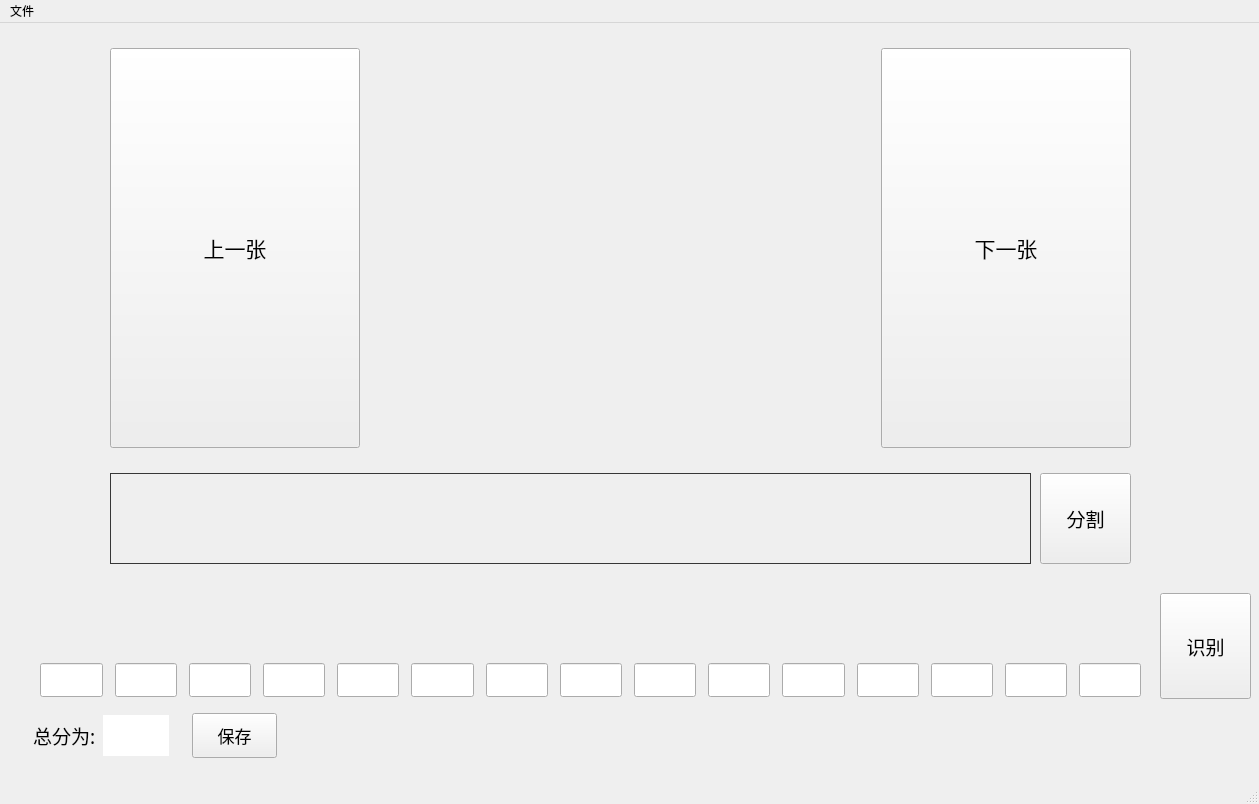
<?xml version="1.0" encoding="UTF-8"?>
<ui version="4.0">
 <class>mainWindow</class>
 <widget class="QMainWindow" name="mainWindow">
  <property name="geometry">
   <rect>
    <x>0</x>
    <y>0</y>
    <width>1259</width>
    <height>804</height>
   </rect>
  </property>
  <property name="windowTitle">
   <string>试卷分数识别器</string>
  </property>
  <property name="autoFillBackground">
   <bool>false</bool>
  </property>
  <property name="styleSheet">
   <string notr="true">background-color</string>
  </property>
  <property name="animated">
   <bool>false</bool>
  </property>
  <widget class="QWidget" name="centralwidget">
   <widget class="QPushButton" name="cutButton">
    <property name="geometry">
     <rect>
      <x>1040</x>
      <y>450</y>
      <width>91</width>
      <height>91</height>
     </rect>
    </property>
    <property name="minimumSize">
     <size>
      <width>0</width>
      <height>70</height>
     </size>
    </property>
    <property name="font">
     <font>
      <family>等线</family>
      <pointsize>14</pointsize>
      <weight>50</weight>
      <bold>false</bold>
     </font>
    </property>
    <property name="styleSheet">
     <string notr="true"/>
    </property>
    <property name="text">
     <string>分割</string>
    </property>
   </widget>
   <widget class="QPushButton" name="recoCutButton">
    <property name="geometry">
     <rect>
      <x>1160</x>
      <y>570</y>
      <width>91</width>
      <height>106</height>
     </rect>
    </property>
    <property name="minimumSize">
     <size>
      <width>0</width>
      <height>70</height>
     </size>
    </property>
    <property name="maximumSize">
     <size>
      <width>16777215</width>
      <height>125</height>
     </size>
    </property>
    <property name="font">
     <font>
      <family>等线</family>
      <pointsize>14</pointsize>
     </font>
    </property>
    <property name="text">
     <string>识别</string>
    </property>
   </widget>
   <widget class="QLabel" name="examCutPic">
    <property name="geometry">
     <rect>
      <x>110</x>
      <y>450</y>
      <width>921</width>
      <height>91</height>
     </rect>
    </property>
    <property name="styleSheet">
     <string notr="true">QLabel{  
    border: 1px solid #C0C0C0;  
	border-color: rgb(55, 55, 55);

    border-style: solid;  
    border-radius:0px;  
    width: 100px;  
    height:20px;  
    padding:0 0px;  
} </string>
    </property>
    <property name="text">
     <string/>
    </property>
    <property name="scaledContents">
     <bool>true</bool>
    </property>
   </widget>
   <widget class="QWidget" name="layoutWidget">
    <property name="geometry">
     <rect>
      <x>30</x>
      <y>630</y>
      <width>1121</width>
      <height>54</height>
     </rect>
    </property>
    <layout class="QGridLayout" name="gridLayout_2">
     <property name="leftMargin">
      <number>10</number>
     </property>
     <property name="topMargin">
      <number>10</number>
     </property>
     <property name="rightMargin">
      <number>10</number>
     </property>
     <property name="bottomMargin">
      <number>10</number>
     </property>
     <property name="horizontalSpacing">
      <number>12</number>
     </property>
     <property name="verticalSpacing">
      <number>20</number>
     </property>
     <item row="0" column="9">
      <widget class="QLineEdit" name="sc9">
       <property name="font">
        <font>
         <family>Microsoft YaHei</family>
         <pointsize>16</pointsize>
        </font>
       </property>
      </widget>
     </item>
     <item row="0" column="2">
      <widget class="QLineEdit" name="sc2">
       <property name="font">
        <font>
         <family>Microsoft YaHei</family>
         <pointsize>16</pointsize>
        </font>
       </property>
      </widget>
     </item>
     <item row="0" column="3">
      <widget class="QLineEdit" name="sc3">
       <property name="font">
        <font>
         <family>Microsoft YaHei</family>
         <pointsize>16</pointsize>
        </font>
       </property>
      </widget>
     </item>
     <item row="0" column="12">
      <widget class="QLineEdit" name="sc12">
       <property name="font">
        <font>
         <family>Microsoft YaHei</family>
         <pointsize>16</pointsize>
        </font>
       </property>
      </widget>
     </item>
     <item row="0" column="1">
      <widget class="QLineEdit" name="sc1">
       <property name="font">
        <font>
         <family>Microsoft YaHei</family>
         <pointsize>16</pointsize>
        </font>
       </property>
      </widget>
     </item>
     <item row="0" column="10">
      <widget class="QLineEdit" name="sc10">
       <property name="font">
        <font>
         <family>Microsoft YaHei</family>
         <pointsize>16</pointsize>
        </font>
       </property>
      </widget>
     </item>
     <item row="0" column="8">
      <widget class="QLineEdit" name="sc8">
       <property name="font">
        <font>
         <family>Microsoft YaHei</family>
         <pointsize>16</pointsize>
        </font>
       </property>
      </widget>
     </item>
     <item row="0" column="7">
      <widget class="QLineEdit" name="sc7">
       <property name="font">
        <font>
         <family>Microsoft YaHei</family>
         <pointsize>16</pointsize>
        </font>
       </property>
      </widget>
     </item>
     <item row="0" column="5">
      <widget class="QLineEdit" name="sc5">
       <property name="font">
        <font>
         <family>Microsoft YaHei</family>
         <pointsize>16</pointsize>
        </font>
       </property>
      </widget>
     </item>
     <item row="0" column="13">
      <widget class="QLineEdit" name="sc13">
       <property name="font">
        <font>
         <family>Microsoft YaHei</family>
         <pointsize>16</pointsize>
        </font>
       </property>
      </widget>
     </item>
     <item row="0" column="4">
      <widget class="QLineEdit" name="sc4">
       <property name="font">
        <font>
         <family>Microsoft YaHei</family>
         <pointsize>16</pointsize>
        </font>
       </property>
      </widget>
     </item>
     <item row="0" column="0">
      <widget class="QLineEdit" name="sc0">
       <property name="font">
        <font>
         <family>Microsoft YaHei</family>
         <pointsize>16</pointsize>
        </font>
       </property>
      </widget>
     </item>
     <item row="0" column="6">
      <widget class="QLineEdit" name="sc6">
       <property name="font">
        <font>
         <family>Microsoft YaHei</family>
         <pointsize>16</pointsize>
        </font>
       </property>
      </widget>
     </item>
     <item row="0" column="11">
      <widget class="QLineEdit" name="sc11">
       <property name="font">
        <font>
         <family>Microsoft YaHei</family>
         <pointsize>16</pointsize>
        </font>
       </property>
      </widget>
     </item>
     <item row="0" column="14">
      <widget class="QLineEdit" name="sc14">
       <property name="font">
        <font>
         <family>Microsoft YaHei</family>
         <pointsize>16</pointsize>
        </font>
       </property>
      </widget>
     </item>
    </layout>
   </widget>
   <widget class="QWidget" name="layoutWidget">
    <property name="geometry">
     <rect>
      <x>30</x>
      <y>564</y>
      <width>1121</width>
      <height>65</height>
     </rect>
    </property>
    <layout class="QGridLayout" name="gridLayout">
     <property name="sizeConstraint">
      <enum>QLayout::SetDefaultConstraint</enum>
     </property>
     <property name="leftMargin">
      <number>10</number>
     </property>
     <property name="topMargin">
      <number>10</number>
     </property>
     <property name="rightMargin">
      <number>10</number>
     </property>
     <property name="bottomMargin">
      <number>10</number>
     </property>
     <property name="horizontalSpacing">
      <number>12</number>
     </property>
     <property name="verticalSpacing">
      <number>20</number>
     </property>
     <item row="0" column="10">
      <widget class="QLabel" name="pic10">
       <property name="sizePolicy">
        <sizepolicy hsizetype="Preferred" vsizetype="Preferred">
         <horstretch>0</horstretch>
         <verstretch>0</verstretch>
        </sizepolicy>
       </property>
       <property name="minimumSize">
        <size>
         <width>0</width>
         <height>0</height>
        </size>
       </property>
       <property name="maximumSize">
        <size>
         <width>70</width>
         <height>45</height>
        </size>
       </property>
       <property name="text">
        <string/>
       </property>
       <property name="pixmap">
        <pixmap resource="apprcc.qrc">:/pic/pic/ph_white.png</pixmap>
       </property>
       <property name="scaledContents">
        <bool>true</bool>
       </property>
      </widget>
     </item>
     <item row="0" column="9">
      <widget class="QLabel" name="pic9">
       <property name="sizePolicy">
        <sizepolicy hsizetype="Preferred" vsizetype="Preferred">
         <horstretch>0</horstretch>
         <verstretch>0</verstretch>
        </sizepolicy>
       </property>
       <property name="minimumSize">
        <size>
         <width>0</width>
         <height>0</height>
        </size>
       </property>
       <property name="maximumSize">
        <size>
         <width>70</width>
         <height>45</height>
        </size>
       </property>
       <property name="text">
        <string/>
       </property>
       <property name="pixmap">
        <pixmap resource="apprcc.qrc">:/pic/pic/ph_white.png</pixmap>
       </property>
       <property name="scaledContents">
        <bool>true</bool>
       </property>
      </widget>
     </item>
     <item row="0" column="4">
      <widget class="QLabel" name="pic4">
       <property name="sizePolicy">
        <sizepolicy hsizetype="Preferred" vsizetype="Preferred">
         <horstretch>0</horstretch>
         <verstretch>0</verstretch>
        </sizepolicy>
       </property>
       <property name="minimumSize">
        <size>
         <width>0</width>
         <height>0</height>
        </size>
       </property>
       <property name="maximumSize">
        <size>
         <width>70</width>
         <height>45</height>
        </size>
       </property>
       <property name="text">
        <string/>
       </property>
       <property name="pixmap">
        <pixmap resource="apprcc.qrc">:/pic/pic/ph_white.png</pixmap>
       </property>
       <property name="scaledContents">
        <bool>true</bool>
       </property>
      </widget>
     </item>
     <item row="0" column="0">
      <widget class="QLabel" name="pic0">
       <property name="sizePolicy">
        <sizepolicy hsizetype="Expanding" vsizetype="Expanding">
         <horstretch>0</horstretch>
         <verstretch>0</verstretch>
        </sizepolicy>
       </property>
       <property name="minimumSize">
        <size>
         <width>0</width>
         <height>0</height>
        </size>
       </property>
       <property name="maximumSize">
        <size>
         <width>70</width>
         <height>45</height>
        </size>
       </property>
       <property name="text">
        <string/>
       </property>
       <property name="pixmap">
        <pixmap resource="apprcc.qrc">:/pic/pic/ph_white.png</pixmap>
       </property>
       <property name="scaledContents">
        <bool>true</bool>
       </property>
      </widget>
     </item>
     <item row="0" column="8">
      <widget class="QLabel" name="pic8">
       <property name="sizePolicy">
        <sizepolicy hsizetype="Preferred" vsizetype="Preferred">
         <horstretch>0</horstretch>
         <verstretch>0</verstretch>
        </sizepolicy>
       </property>
       <property name="minimumSize">
        <size>
         <width>0</width>
         <height>0</height>
        </size>
       </property>
       <property name="maximumSize">
        <size>
         <width>70</width>
         <height>45</height>
        </size>
       </property>
       <property name="text">
        <string/>
       </property>
       <property name="pixmap">
        <pixmap resource="apprcc.qrc">:/pic/pic/ph_white.png</pixmap>
       </property>
       <property name="scaledContents">
        <bool>true</bool>
       </property>
      </widget>
     </item>
     <item row="0" column="1">
      <widget class="QLabel" name="pic1">
       <property name="sizePolicy">
        <sizepolicy hsizetype="Preferred" vsizetype="Preferred">
         <horstretch>0</horstretch>
         <verstretch>0</verstretch>
        </sizepolicy>
       </property>
       <property name="minimumSize">
        <size>
         <width>0</width>
         <height>0</height>
        </size>
       </property>
       <property name="maximumSize">
        <size>
         <width>70</width>
         <height>45</height>
        </size>
       </property>
       <property name="text">
        <string/>
       </property>
       <property name="pixmap">
        <pixmap resource="apprcc.qrc">:/pic/pic/ph_white.png</pixmap>
       </property>
       <property name="scaledContents">
        <bool>true</bool>
       </property>
      </widget>
     </item>
     <item row="0" column="7">
      <widget class="QLabel" name="pic7">
       <property name="sizePolicy">
        <sizepolicy hsizetype="Preferred" vsizetype="Preferred">
         <horstretch>0</horstretch>
         <verstretch>0</verstretch>
        </sizepolicy>
       </property>
       <property name="minimumSize">
        <size>
         <width>0</width>
         <height>0</height>
        </size>
       </property>
       <property name="maximumSize">
        <size>
         <width>70</width>
         <height>45</height>
        </size>
       </property>
       <property name="text">
        <string/>
       </property>
       <property name="pixmap">
        <pixmap resource="apprcc.qrc">:/pic/pic/ph_white.png</pixmap>
       </property>
       <property name="scaledContents">
        <bool>true</bool>
       </property>
      </widget>
     </item>
     <item row="0" column="3">
      <widget class="QLabel" name="pic3">
       <property name="sizePolicy">
        <sizepolicy hsizetype="Preferred" vsizetype="Preferred">
         <horstretch>0</horstretch>
         <verstretch>0</verstretch>
        </sizepolicy>
       </property>
       <property name="minimumSize">
        <size>
         <width>0</width>
         <height>0</height>
        </size>
       </property>
       <property name="maximumSize">
        <size>
         <width>70</width>
         <height>45</height>
        </size>
       </property>
       <property name="text">
        <string/>
       </property>
       <property name="pixmap">
        <pixmap resource="apprcc.qrc">:/pic/pic/ph_white.png</pixmap>
       </property>
       <property name="scaledContents">
        <bool>true</bool>
       </property>
      </widget>
     </item>
     <item row="0" column="5">
      <widget class="QLabel" name="pic5">
       <property name="sizePolicy">
        <sizepolicy hsizetype="Preferred" vsizetype="Preferred">
         <horstretch>0</horstretch>
         <verstretch>0</verstretch>
        </sizepolicy>
       </property>
       <property name="minimumSize">
        <size>
         <width>0</width>
         <height>0</height>
        </size>
       </property>
       <property name="maximumSize">
        <size>
         <width>70</width>
         <height>45</height>
        </size>
       </property>
       <property name="text">
        <string/>
       </property>
       <property name="pixmap">
        <pixmap resource="apprcc.qrc">:/pic/pic/ph_white.png</pixmap>
       </property>
       <property name="scaledContents">
        <bool>true</bool>
       </property>
      </widget>
     </item>
     <item row="0" column="2">
      <widget class="QLabel" name="pic2">
       <property name="sizePolicy">
        <sizepolicy hsizetype="Preferred" vsizetype="Preferred">
         <horstretch>0</horstretch>
         <verstretch>0</verstretch>
        </sizepolicy>
       </property>
       <property name="minimumSize">
        <size>
         <width>0</width>
         <height>0</height>
        </size>
       </property>
       <property name="maximumSize">
        <size>
         <width>70</width>
         <height>45</height>
        </size>
       </property>
       <property name="text">
        <string/>
       </property>
       <property name="pixmap">
        <pixmap resource="apprcc.qrc">:/pic/pic/ph_white.png</pixmap>
       </property>
       <property name="scaledContents">
        <bool>true</bool>
       </property>
      </widget>
     </item>
     <item row="0" column="13">
      <widget class="QLabel" name="pic13">
       <property name="sizePolicy">
        <sizepolicy hsizetype="Preferred" vsizetype="Preferred">
         <horstretch>0</horstretch>
         <verstretch>0</verstretch>
        </sizepolicy>
       </property>
       <property name="minimumSize">
        <size>
         <width>0</width>
         <height>0</height>
        </size>
       </property>
       <property name="maximumSize">
        <size>
         <width>70</width>
         <height>45</height>
        </size>
       </property>
       <property name="text">
        <string/>
       </property>
       <property name="pixmap">
        <pixmap resource="apprcc.qrc">:/pic/pic/ph_white.png</pixmap>
       </property>
       <property name="scaledContents">
        <bool>true</bool>
       </property>
      </widget>
     </item>
     <item row="0" column="12">
      <widget class="QLabel" name="pic12">
       <property name="sizePolicy">
        <sizepolicy hsizetype="Preferred" vsizetype="Preferred">
         <horstretch>0</horstretch>
         <verstretch>0</verstretch>
        </sizepolicy>
       </property>
       <property name="minimumSize">
        <size>
         <width>0</width>
         <height>0</height>
        </size>
       </property>
       <property name="maximumSize">
        <size>
         <width>70</width>
         <height>45</height>
        </size>
       </property>
       <property name="text">
        <string/>
       </property>
       <property name="pixmap">
        <pixmap resource="apprcc.qrc">:/pic/pic/ph_white.png</pixmap>
       </property>
       <property name="scaledContents">
        <bool>true</bool>
       </property>
      </widget>
     </item>
     <item row="0" column="11">
      <widget class="QLabel" name="pic11">
       <property name="sizePolicy">
        <sizepolicy hsizetype="Preferred" vsizetype="Preferred">
         <horstretch>0</horstretch>
         <verstretch>0</verstretch>
        </sizepolicy>
       </property>
       <property name="minimumSize">
        <size>
         <width>0</width>
         <height>0</height>
        </size>
       </property>
       <property name="maximumSize">
        <size>
         <width>70</width>
         <height>45</height>
        </size>
       </property>
       <property name="text">
        <string/>
       </property>
       <property name="pixmap">
        <pixmap resource="apprcc.qrc">:/pic/pic/ph_white.png</pixmap>
       </property>
       <property name="scaledContents">
        <bool>true</bool>
       </property>
      </widget>
     </item>
     <item row="0" column="6">
      <widget class="QLabel" name="pic6">
       <property name="sizePolicy">
        <sizepolicy hsizetype="Preferred" vsizetype="Preferred">
         <horstretch>0</horstretch>
         <verstretch>0</verstretch>
        </sizepolicy>
       </property>
       <property name="minimumSize">
        <size>
         <width>0</width>
         <height>0</height>
        </size>
       </property>
       <property name="maximumSize">
        <size>
         <width>70</width>
         <height>45</height>
        </size>
       </property>
       <property name="text">
        <string/>
       </property>
       <property name="pixmap">
        <pixmap resource="apprcc.qrc">:/pic/pic/ph_white.png</pixmap>
       </property>
       <property name="scaledContents">
        <bool>true</bool>
       </property>
      </widget>
     </item>
     <item row="0" column="14">
      <widget class="QLabel" name="pic14">
       <property name="sizePolicy">
        <sizepolicy hsizetype="MinimumExpanding" vsizetype="Preferred">
         <horstretch>0</horstretch>
         <verstretch>0</verstretch>
        </sizepolicy>
       </property>
       <property name="minimumSize">
        <size>
         <width>0</width>
         <height>0</height>
        </size>
       </property>
       <property name="maximumSize">
        <size>
         <width>70</width>
         <height>45</height>
        </size>
       </property>
       <property name="text">
        <string/>
       </property>
       <property name="pixmap">
        <pixmap resource="apprcc.qrc">:/pic/pic/ph_white.png</pixmap>
       </property>
       <property name="scaledContents">
        <bool>true</bool>
       </property>
      </widget>
     </item>
    </layout>
   </widget>
   <widget class="QWidget" name="layoutWidget">
    <property name="geometry">
     <rect>
      <x>110</x>
      <y>20</y>
      <width>1021</width>
      <height>411</height>
     </rect>
    </property>
    <layout class="QHBoxLayout" name="horizontalLayout">
     <property name="spacing">
      <number>15</number>
     </property>
     <item>
      <widget class="QPushButton" name="lastImg">
       <property name="sizePolicy">
        <sizepolicy hsizetype="Minimum" vsizetype="Expanding">
         <horstretch>0</horstretch>
         <verstretch>0</verstretch>
        </sizepolicy>
       </property>
       <property name="minimumSize">
        <size>
         <width>110</width>
         <height>100</height>
        </size>
       </property>
       <property name="maximumSize">
        <size>
         <width>250</width>
         <height>400</height>
        </size>
       </property>
       <property name="font">
        <font>
         <family>等线</family>
         <pointsize>16</pointsize>
        </font>
       </property>
       <property name="contextMenuPolicy">
        <enum>Qt::CustomContextMenu</enum>
       </property>
       <property name="styleSheet">
        <string notr="true">QpushButton{
	border-radius:10px;

}</string>
       </property>
       <property name="text">
        <string>上一张</string>
       </property>
       <property name="shortcut">
        <string>A</string>
       </property>
      </widget>
     </item>
     <item>
      <widget class="QLabel" name="examPic">
       <property name="maximumSize">
        <size>
         <width>750</width>
         <height>398</height>
        </size>
       </property>
       <property name="text">
        <string/>
       </property>
       <property name="pixmap">
        <pixmap resource="apprcc.qrc">:/pic/pic/sakura.jpg</pixmap>
       </property>
       <property name="scaledContents">
        <bool>true</bool>
       </property>
      </widget>
     </item>
     <item>
      <widget class="QPushButton" name="nextImg">
       <property name="sizePolicy">
        <sizepolicy hsizetype="Minimum" vsizetype="Expanding">
         <horstretch>0</horstretch>
         <verstretch>0</verstretch>
        </sizepolicy>
       </property>
       <property name="minimumSize">
        <size>
         <width>110</width>
         <height>100</height>
        </size>
       </property>
       <property name="maximumSize">
        <size>
         <width>250</width>
         <height>400</height>
        </size>
       </property>
       <property name="font">
        <font>
         <family>等线</family>
         <pointsize>16</pointsize>
        </font>
       </property>
       <property name="text">
        <string>下一张</string>
       </property>
       <property name="shortcut">
        <string>D</string>
       </property>
      </widget>
     </item>
    </layout>
   </widget>
   <widget class="QWidget" name="layoutWidget">
    <property name="geometry">
     <rect>
      <x>30</x>
      <y>690</y>
      <width>251</width>
      <height>45</height>
     </rect>
    </property>
    <layout class="QHBoxLayout" name="SAVE">
     <property name="spacing">
      <number>20</number>
     </property>
     <item>
      <layout class="QHBoxLayout" name="horizontalLayout_2">
       <property name="spacing">
        <number>0</number>
       </property>
       <item>
        <widget class="QLabel" name="label_14">
         <property name="minimumSize">
          <size>
           <width>0</width>
           <height>41</height>
          </size>
         </property>
         <property name="maximumSize">
          <size>
           <width>70</width>
           <height>41</height>
          </size>
         </property>
         <property name="font">
          <font>
           <family>等线</family>
           <pointsize>14</pointsize>
          </font>
         </property>
         <property name="text">
          <string>总分为:</string>
         </property>
        </widget>
       </item>
       <item>
        <widget class="QLabel" name="totalSc">
         <property name="maximumSize">
          <size>
           <width>66</width>
           <height>41</height>
          </size>
         </property>
         <property name="font">
          <font>
           <family>微软雅黑</family>
           <pointsize>16</pointsize>
          </font>
         </property>
         <property name="autoFillBackground">
          <bool>false</bool>
         </property>
         <property name="styleSheet">
          <string notr="true">QLabel{
	background:white;
}
</string>
         </property>
         <property name="text">
          <string/>
         </property>
        </widget>
       </item>
      </layout>
     </item>
     <item>
      <widget class="QPushButton" name="saveResult">
       <property name="sizePolicy">
        <sizepolicy hsizetype="Ignored" vsizetype="Expanding">
         <horstretch>0</horstretch>
         <verstretch>0</verstretch>
        </sizepolicy>
       </property>
       <property name="maximumSize">
        <size>
         <width>85</width>
         <height>16777215</height>
        </size>
       </property>
       <property name="font">
        <font>
         <family>等线</family>
         <pointsize>13</pointsize>
        </font>
       </property>
       <property name="text">
        <string>保存</string>
       </property>
      </widget>
     </item>
    </layout>
   </widget>
  </widget>
  <widget class="QMenuBar" name="menubar">
   <property name="geometry">
    <rect>
     <x>0</x>
     <y>0</y>
     <width>1259</width>
     <height>23</height>
    </rect>
   </property>
   <widget class="QMenu" name="menu">
    <property name="title">
     <string>文件</string>
    </property>
    <addaction name="openImg"/>
    <addaction name="openDir"/>
   </widget>
   <addaction name="menu"/>
  </widget>
  <widget class="QStatusBar" name="statusbar"/>
  <action name="openImg">
   <property name="text">
    <string>打开图片</string>
   </property>
   <property name="iconText">
    <string>打开图片</string>
   </property>
  </action>
  <action name="openDir">
   <property name="iconText">
    <string>打开文件夹</string>
   </property>
  </action>
  <action name="action640">
   <property name="checkable">
    <bool>false</bool>
   </property>
   <property name="text">
    <string>640</string>
   </property>
  </action>
  <action name="action416">
   <property name="text">
    <string>416</string>
   </property>
  </action>
  <action name="action208">
   <property name="text">
    <string>208</string>
   </property>
  </action>
 </widget>
 <resources>
  <include location="apprcc.qrc"/>
  <include location="C:/Users/Administrator/.designer/backup/apprcc.qrc"/>
 </resources>
 <connections/>
</ui>
